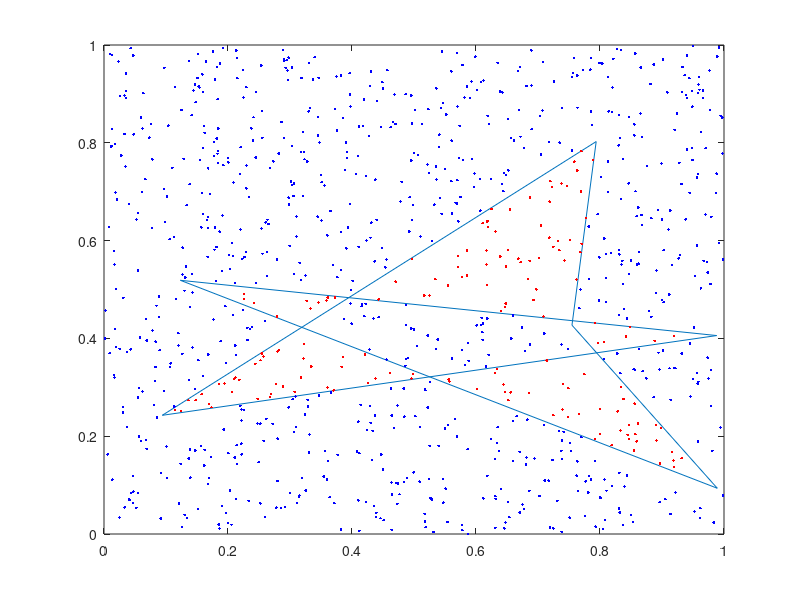

Write MATLAB code to recreate this figure.

clc
clear all
close all
      xv = rand(6,1); yv = rand(6,1);
      xv = [xv ; xv(1)]; yv = [yv ; yv(1)];
      x = rand(1000,1); y = rand(1000,1);
      in = inpolygon(x,y,xv,yv);
      plot(xv,yv,x(in),y(in),'.r',x(~in),y(~in),'.b')